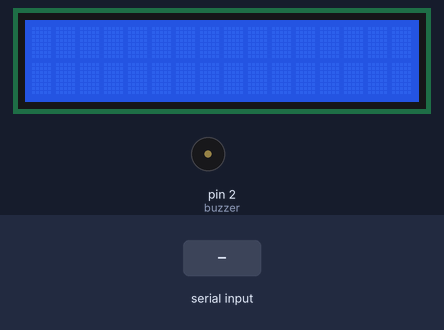
The sketch below on a simulated Arduino Uno, built with avr-gcc and run on an emulated ATmega328P. Parts: 16×2 character LCD, buzzer (waves = sounding, pin HIGH). Wiring (inferred from the names in the program): 5×5 keypad (labels assumed): rows pin 3, pin 4, pin 5, pin 6, pin 7; columns pin 12, pin 11, pin 10, pin 9, pin 8. The test bench sets the inputs (shaded band). Pins used as bus, display or sensor lines are not drawn; what the sketch prints to the serial monitor is not drawn.

Above: at 1.2 s.
1.3 s: "1" received over Serial
At 3.5 s:
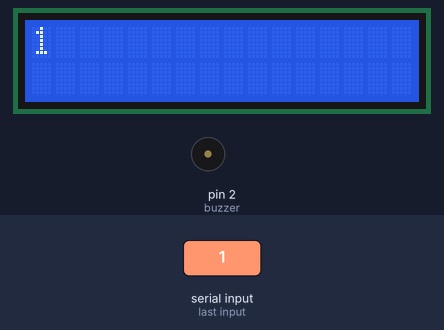
4.3 s: "0" received over Serial
At 6.3 s:
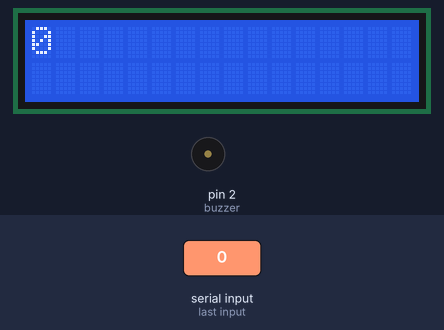
Timing chart, 0 to 7.8 s (numbered marks = the images above; inputs shaded):
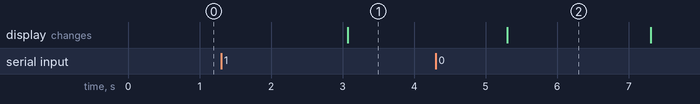

The sketch:

akilliyatak.ino
```cpp
#include <Adafruit_LiquidCrystal.h>

Adafruit_LiquidCrystal lcd(0);

const int rowCount = 5;
const int colCount = 5;

int rows[rowCount] = {3,4,5,6,7};
int cols[colCount] = {12,11,10,9,8};

int buzzer = 2;

bool buttonState [rowCount][colCount];
String buttonStateString = "";
String respondString = "";

void setup()
{
  Serial.begin(9600);
  lcd.begin(16, 2);
  lcd.setBacklight(HIGH);

  pinMode(buzzer, OUTPUT);

  for(int i = 0; i < rowCount; i++){
    pinMode(rows[i], OUTPUT);
  }

  for(int i = 0; i < colCount; i++){
    pinMode(cols[i], INPUT);
  }

  resetButton();
}


void loop()
{
  resetButton();
  getButtonState();
  sendButtonData();
  getRespond();
  delay(1000);


}

void getButtonState(){
  for(int i = 0; i < rowCount; i++){
    digitalWrite(rows[i],HIGH);
    	for(int j = 0; j < colCount; j++){
          if(!digitalRead(cols[j])){
          	buttonState[i][j] = 0;
          }else{
            buttonState[i][j] = 1;
          }
        }
    digitalWrite(rows[i],LOW);
  }

}
void resetButton(){
	for(int i = 0; i < rowCount; i++){
    	for(int j = 0; j < colCount; j++){
          buttonState[i][j] = 0;
        }
    }
}
void getRespond(){
  respondString = Serial.readString();
  if(respondString != "ALARM"){
    lcd.clear();
    lcd.print(respondString);
  }
  else
  {
    alarmMode();
  }


}

void alarmMode(){
  digitalWrite(buzzer, HIGH);
  lcd.clear();
  lcd.print("ALARM");
  delay(500);
  digitalWrite(buzzer, LOW);
}
void sendButtonData(){
  for(int i = 0; i < rowCount; i++){
    	for(int j = 0; j < colCount; j++){
          buttonStateString += buttonState[i][j];
        }
    }
  Serial.print(buttonStateString);
  buttonStateString = "";
}


  
```

Measured:
- after the input at 1.3 s, the display: changes after 1.8 s (image 1)
- after the input at 4.3 s, the display: changes after 1.0 s (image 2)
